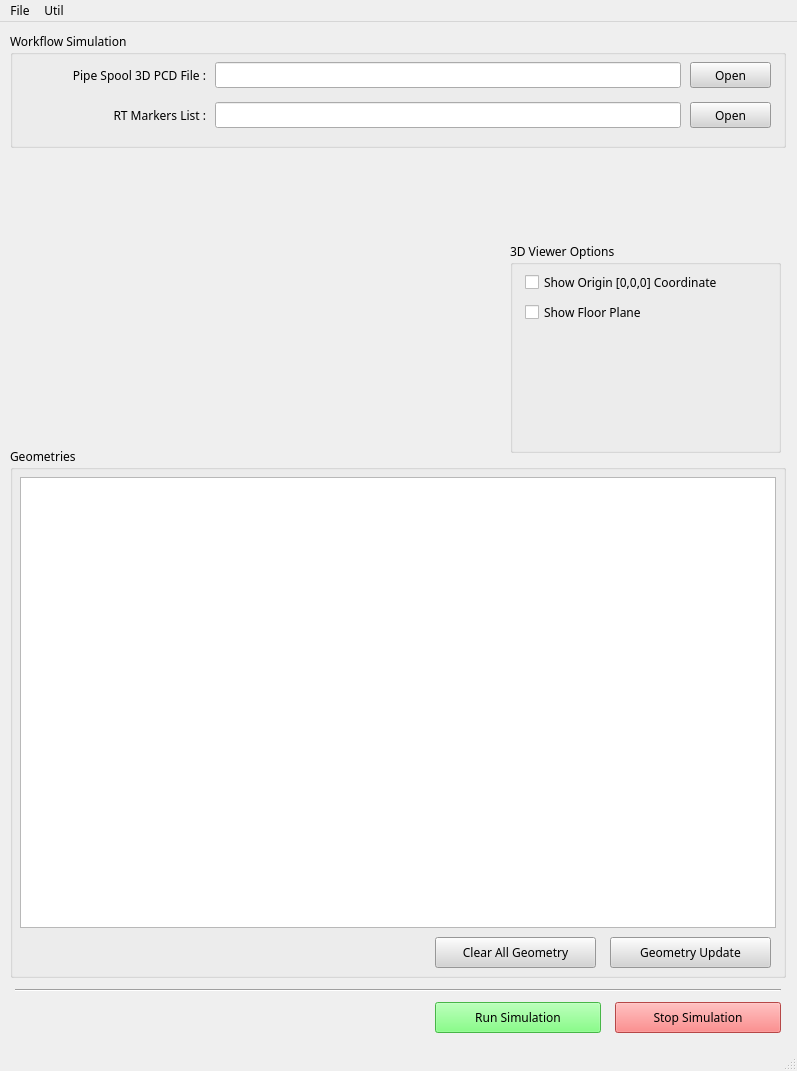
<?xml version="1.0" encoding="UTF-8"?>
<ui version="4.0">
 <author>IAE</author>
 <class>MainWindow</class>
 <widget class="QMainWindow" name="MainWindow">
  <property name="geometry">
   <rect>
    <x>0</x>
    <y>0</y>
    <width>797</width>
    <height>1071</height>
   </rect>
  </property>
  <property name="font">
   <font>
    <family>NanumSquare</family>
   </font>
  </property>
  <property name="windowTitle">
   <string/>
  </property>
  <property name="windowIcon">
   <iconset theme="document-save-as">
    <normaloff>.</normaloff>.</iconset>
  </property>
  <property name="toolTip">
   <string/>
  </property>
  <property name="styleSheet">
   <string notr="true"/>
  </property>
  <widget class="QWidget" name="centralwidget">
   <widget class="QGroupBox" name="groupBox_4">
    <property name="geometry">
     <rect>
      <x>10</x>
      <y>10</y>
      <width>776</width>
      <height>116</height>
     </rect>
    </property>
    <property name="title">
     <string>Workflow Simulation</string>
    </property>
    <widget class="QLabel" name="label">
     <property name="geometry">
      <rect>
       <x>15</x>
       <y>30</y>
       <width>181</width>
       <height>26</height>
      </rect>
     </property>
     <property name="text">
      <string>Pipe Spool 3D PCD File :</string>
     </property>
     <property name="alignment">
      <set>Qt::AlignRight|Qt::AlignTrailing|Qt::AlignVCenter</set>
     </property>
    </widget>
    <widget class="QLineEdit" name="edit_pcd_file">
     <property name="geometry">
      <rect>
       <x>205</x>
       <y>30</y>
       <width>466</width>
       <height>26</height>
      </rect>
     </property>
     <property name="readOnly">
      <bool>true</bool>
     </property>
    </widget>
    <widget class="QLabel" name="label_2">
     <property name="geometry">
      <rect>
       <x>15</x>
       <y>70</y>
       <width>181</width>
       <height>26</height>
      </rect>
     </property>
     <property name="text">
      <string>RT Markers List :</string>
     </property>
     <property name="alignment">
      <set>Qt::AlignRight|Qt::AlignTrailing|Qt::AlignVCenter</set>
     </property>
    </widget>
    <widget class="QLineEdit" name="edit_marker_file">
     <property name="geometry">
      <rect>
       <x>205</x>
       <y>70</y>
       <width>466</width>
       <height>26</height>
      </rect>
     </property>
     <property name="readOnly">
      <bool>true</bool>
     </property>
    </widget>
    <widget class="QPushButton" name="btn_open_pcd">
     <property name="geometry">
      <rect>
       <x>680</x>
       <y>30</y>
       <width>81</width>
       <height>26</height>
      </rect>
     </property>
     <property name="font">
      <font>
       <family>NanumSquare</family>
      </font>
     </property>
     <property name="styleSheet">
      <string notr="true">color: rgb(0,0,0);
background-color: rgb(212, 212, 212);</string>
     </property>
     <property name="text">
      <string>Open</string>
     </property>
    </widget>
    <widget class="QPushButton" name="btn_open_markers">
     <property name="geometry">
      <rect>
       <x>680</x>
       <y>70</y>
       <width>81</width>
       <height>26</height>
      </rect>
     </property>
     <property name="font">
      <font>
       <family>NanumSquare</family>
      </font>
     </property>
     <property name="styleSheet">
      <string notr="true">color: rgb(0,0,0);
background-color: rgb(212, 212, 212);</string>
     </property>
     <property name="text">
      <string>Open</string>
     </property>
    </widget>
   </widget>
   <widget class="QPushButton" name="btn_run_simulation">
    <property name="geometry">
     <rect>
      <x>435</x>
      <y>980</y>
      <width>166</width>
      <height>31</height>
     </rect>
    </property>
    <property name="font">
     <font>
      <family>NanumSquare</family>
     </font>
    </property>
    <property name="styleSheet">
     <string notr="true">color: rgb(0,0,0);
background-color: rgb(100,255,100);</string>
    </property>
    <property name="text">
     <string>Run Simulation</string>
    </property>
    <property name="icon">
     <iconset>
      <normaloff>../resource/run.png</normaloff>../resource/run.png</iconset>
    </property>
   </widget>
   <widget class="QPushButton" name="btn_run_simulation_2">
    <property name="geometry">
     <rect>
      <x>615</x>
      <y>980</y>
      <width>166</width>
      <height>31</height>
     </rect>
    </property>
    <property name="font">
     <font>
      <family>NanumSquare</family>
     </font>
    </property>
    <property name="styleSheet">
     <string notr="true">color: rgb(0,0,0);
background-color: rgb(255, 100, 100);</string>
    </property>
    <property name="text">
     <string>Stop Simulation</string>
    </property>
    <property name="icon">
     <iconset>
      <normaloff>../resource/stop.png</normaloff>../resource/stop.png</iconset>
    </property>
   </widget>
   <widget class="Line" name="line">
    <property name="geometry">
     <rect>
      <x>15</x>
      <y>960</y>
      <width>766</width>
      <height>16</height>
     </rect>
    </property>
    <property name="orientation">
     <enum>Qt::Horizontal</enum>
    </property>
   </widget>
   <widget class="QGroupBox" name="groupBox">
    <property name="geometry">
     <rect>
      <x>510</x>
      <y>220</y>
      <width>271</width>
      <height>211</height>
     </rect>
    </property>
    <property name="title">
     <string>3D Viewer Options</string>
    </property>
    <widget class="QCheckBox" name="chk_show_origin_coord">
     <property name="geometry">
      <rect>
       <x>15</x>
       <y>30</y>
       <width>246</width>
       <height>20</height>
      </rect>
     </property>
     <property name="text">
      <string>Show Origin [0,0,0] Coordinate</string>
     </property>
    </widget>
    <widget class="QCheckBox" name="chk_show_floor_plane">
     <property name="geometry">
      <rect>
       <x>15</x>
       <y>60</y>
       <width>246</width>
       <height>20</height>
      </rect>
     </property>
     <property name="text">
      <string>Show Floor Plane</string>
     </property>
    </widget>
   </widget>
   <widget class="QGroupBox" name="groupBox_2">
    <property name="geometry">
     <rect>
      <x>10</x>
      <y>425</y>
      <width>776</width>
      <height>531</height>
     </rect>
    </property>
    <property name="title">
     <string>Geometries</string>
    </property>
    <widget class="QTableView" name="table_geometry">
     <property name="geometry">
      <rect>
       <x>10</x>
       <y>30</y>
       <width>756</width>
       <height>451</height>
      </rect>
     </property>
     <property name="selectionMode">
      <enum>QAbstractItemView::NoSelection</enum>
     </property>
     <attribute name="horizontalHeaderStretchLastSection">
      <bool>true</bool>
     </attribute>
    </widget>
    <widget class="QPushButton" name="btn_update_geometry">
     <property name="geometry">
      <rect>
       <x>600</x>
       <y>490</y>
       <width>161</width>
       <height>31</height>
      </rect>
     </property>
     <property name="font">
      <font>
       <family>NanumSquare</family>
      </font>
     </property>
     <property name="styleSheet">
      <string notr="true">color: rgb(0,0,0);
background-color: rgb(212, 212, 212);</string>
     </property>
     <property name="text">
      <string>Geometry Update</string>
     </property>
    </widget>
    <widget class="QPushButton" name="btn_clear_all_geometry">
     <property name="geometry">
      <rect>
       <x>425</x>
       <y>490</y>
       <width>161</width>
       <height>31</height>
      </rect>
     </property>
     <property name="font">
      <font>
       <family>NanumSquare</family>
      </font>
     </property>
     <property name="styleSheet">
      <string notr="true">color: rgb(0,0,0);
background-color: rgb(212, 212, 212);</string>
     </property>
     <property name="text">
      <string>Clear All Geometry</string>
     </property>
    </widget>
   </widget>
  </widget>
  <widget class="QMenuBar" name="menubar">
   <property name="geometry">
    <rect>
     <x>0</x>
     <y>0</y>
     <width>797</width>
     <height>24</height>
    </rect>
   </property>
   <widget class="QMenu" name="menuControl">
    <property name="title">
     <string>File</string>
    </property>
    <addaction name="actionExit"/>
   </widget>
   <widget class="QMenu" name="menuUtil">
    <property name="title">
     <string>Util</string>
    </property>
    <addaction name="actionUtilGeneratePCD"/>
   </widget>
   <addaction name="menuControl"/>
   <addaction name="menuUtil"/>
  </widget>
  <widget class="QStatusBar" name="statusbar"/>
  <action name="actionExit">
   <property name="text">
    <string>Exit</string>
   </property>
  </action>
  <action name="actionUtilGeneratePCD">
   <property name="text">
    <string>Generate to PCD File</string>
   </property>
   <property name="shortcut">
    <string>Meta+G</string>
   </property>
  </action>
 </widget>
 <resources/>
 <connections/>
 <designerdata>
  <property name="gridDeltaX">
   <number>5</number>
  </property>
  <property name="gridDeltaY">
   <number>5</number>
  </property>
  <property name="gridSnapX">
   <bool>true</bool>
  </property>
  <property name="gridSnapY">
   <bool>true</bool>
  </property>
  <property name="gridVisible">
   <bool>true</bool>
  </property>
 </designerdata>
</ui>
